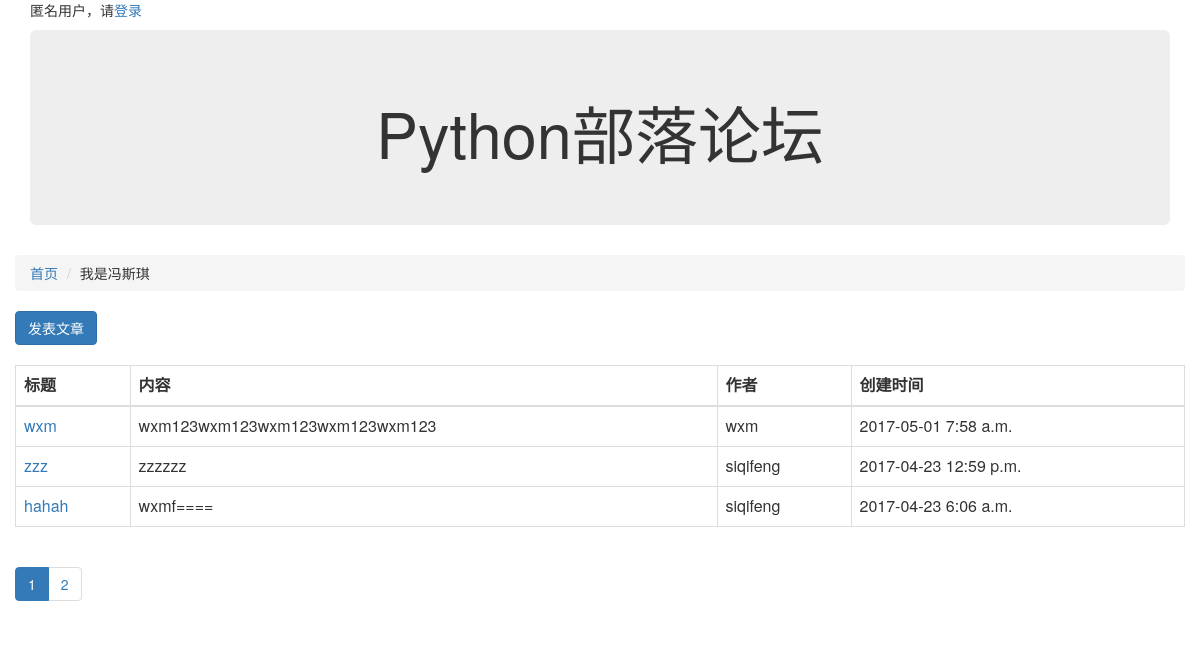
/article/list/3, run on the app's committed database.
### block/models.py (models this page shows, shortened)
class Block(models.Model):
    name=models.CharField("板块名称",max_length=100)
    desc=models.CharField("板块描述",max_length=100)
    manager_name=models.CharField("板块管理员",max_length=100)
    status = models.IntegerField("状态",choices=((0,'正常'),(-1,'删除')),default=0)
    class Meta:
        verbose_name="版块"
        verbose_name_plural="版块"

### article/models.py (models this page shows, shortened)
class Article(models.Model):
    owner = models.ForeignKey(User,verbose_name="作者")
    block = models.ForeignKey(Block,verbose_name="板块ID")
    title = models.CharField("文章名称",max_length=100)
    content = models.CharField("文章内容",max_length=10000)
    status = models.IntegerField("状态",choices=((0,'正常'),(-1,'无效'),(10,'精华')),default=0)
    create_timestamp = models.DateTimeField("创建时间",auto_now_add=True)
    last_update_timestamp = models.DateTimeField("更新时间",auto_now=True)
    class Meta:
        verbose_name="文章"
        verbose_name_plural="文章"

### article/view.py (the view)
# urls.py: url(r'^list/(?P<block_id>\d+)',article_list),
def article_list(request,block_id):
    block_id = int(block_id)
    block = Block.objects.get(id=block_id)
    page_no = int(request.GET.get("page_no","1"))
    all_articles = Article.objects.filter(block=block,status=0).order_by("-id")
    page_articles,paginate_data = paginate_queryset(all_articles,page_no)
    return render(request,"article_list.html",{"articles":page_articles,"b":block,"paginate_data":paginate_data})

### article/templates/article_list.html
{% extends "base.html" %}
{% block content %}
<ol class="breadcrumb">
    <li><a href="/">首页</a></li>
    <li class="artive">{{ b.name }}</li>
</ol>
<a href="/article/{{ b.id }}/publish_article" class="btn btn-primary">发表文章</a>
<br />
<br />
<table class="table table-bordered">
    <thead>
        <tr>
            <th>标题</th>
            <th>内容</th>
            <th>作者</th>
            <th>创建时间</th>
        </tr>
    </thead>
    <tbody>
        {% for article in articles %}
        <tr>
            <td><a href="/article/{{ b.id }}/article_detail/{{ article.id }}">{{ article.title }}</a></td>
            <td>{{ article.content }}</td>
            <td>{{ article.owner }}</td>
            <td>{{ article.create_timestamp|date:"Y-m-d P" }}</td>
        </tr>
        {% endfor %}
    </tbody>
</table>
{% include "pagination_html.html" %}
{% endblock %}

### data on the page
Block: name "我是冯斯琪"
Article: title "wxm", content "wxm123wxm123wxm123wxm123wxm123", owner "wxm", create_timestamp "2017-05-01 7:58 a.m."
Article: title "zzz", content "zzzzzz", owner "siqifeng", create_timestamp "2017-04-23 12:59 p.m."
Article: title "hahah", content "wxmf====", owner "siqifeng", create_timestamp "2017-04-23 6:06 a.m."

### other printed values
{{ page_num }} "1"
{{ page_num }} "2"
